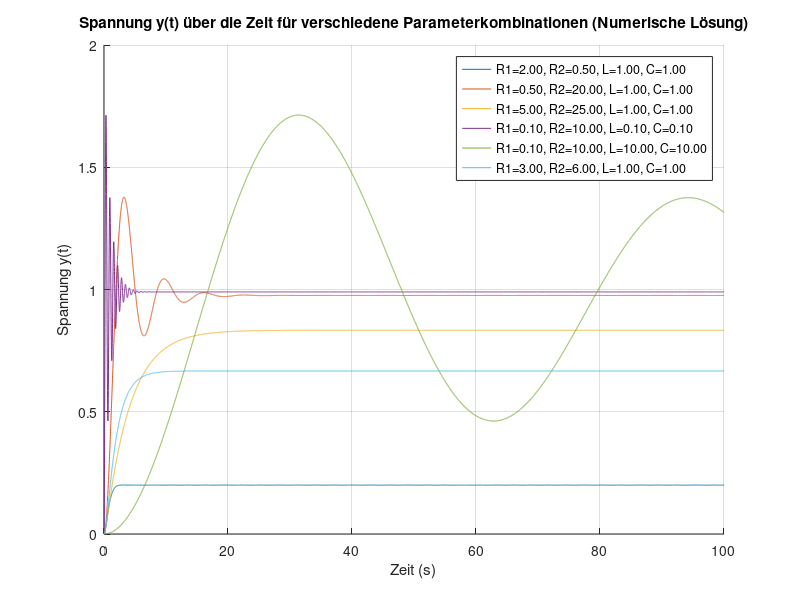

This figure's MATLAB source:
% Parameterkombinationen
params = [
    2.0, 0.5, 1.0, 1.0;   
    0.5, 20.0, 1.0, 1.0;  
    5.0, 25.0, 1.0, 1.0;
    0.1, 10.0, 0.1, 0.1;  
    0.1, 10.0, 10.0, 10.0; 
    3.0, 6.0, 1.0, 1.0
];

% Anfangswerte
x0 = [0; 0];  % x1(0) = 0 und x2(0) = 0

% Zeitvektor
t = 0:0.01:100;

% Plot für jede Parameterkombination
figure;
hold on;
for i = 1:size(params, 1)
    % Aktuelle Parameterwerte
    R1_val = params(i, 1);
    R2_val = params(i, 2);
    L_val = params(i, 3);
    C_val = params(i, 4);
    u_val = 1;

    % Matrix A, B und C_matrix in Standardform
    A = [ -R1_val / L_val, -1 / L_val;
           1 / C_val,     -1 / (R2_val * C_val) ];

    B = [1 / L_val;
         0];

    C_matrix = [0, 1];

    % Funktion für die Simulation
    dx_dt = @(t, x) A * x + B * u_val;

    % Numerische Lösung mit ode45 (Runge-Kutta)
    [t, x] = ode45(dx_dt, t, x0);

    % Berechnung von y(t) = C * x(t)
    x2_t = C_matrix * x';

    % Plot der Spannung y(t) für aktuelle Parameterkombination
    plot(t, x2_t, 'DisplayName', sprintf('R1=%.2f, R2=%.2f, L=%.2f, C=%.2f', R1_val, R2_val, L_val, C_val));
end

% Plot-Einstellungen
title('Spannung y(t) über die Zeit für verschiedene Parameterkombinationen (Numerische Lösung)');
xlabel('Zeit (s)');
ylabel('Spannung y(t)');
legend show;
grid on;
hold off;
